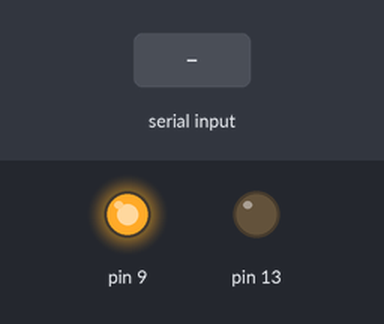
Bench run of a sketch on a simulated Arduino Uno, built with avr-gcc and run on an emulated ATmega328P. On the bench: output pins drawn as LEDs (lit = HIGH). The test bench sets the inputs (shaded band).

Above: at 1.2 s.
1.3 s: "h" received over the second serial link
At 2.5 s:
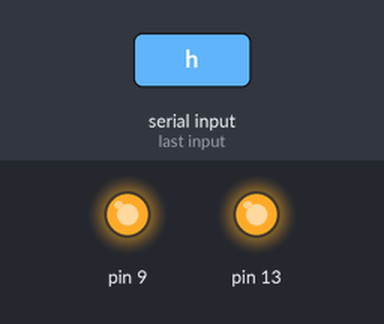
2.8 s: "l" received over the second serial link
At 3.8 s:
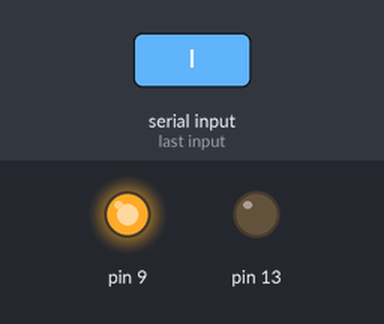
Timing chart, 0 to 5.8 s (numbered marks = the images above; inputs shaded):
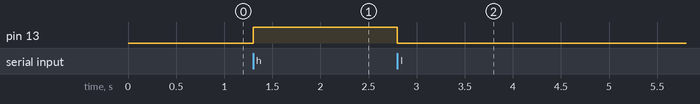

Measured:
- after the input at 1.3 s, pin 13: LOW → HIGH at once
- after the input at 2.8 s, pin 13: HIGH → LOW at once

The sketch:

bluetooh.ino
```cpp
#include"SoftwareSerial.h"
SoftwareSerial b=SoftwareSerial(4,5);//rx,tx
char a;
void setup()
{
Serial.begin(9600);
  b.begin(9600);
pinMode(13,OUTPUT);
pinMode(9,OUTPUT);
digitalWrite(9,HIGH);
}
void loop()
{
if(b.available())
  a=b.read();
if(a=='h')
digitalWrite(13,HIGH);
if(a=='l')
digitalWrite(13,LOW);
}
```
